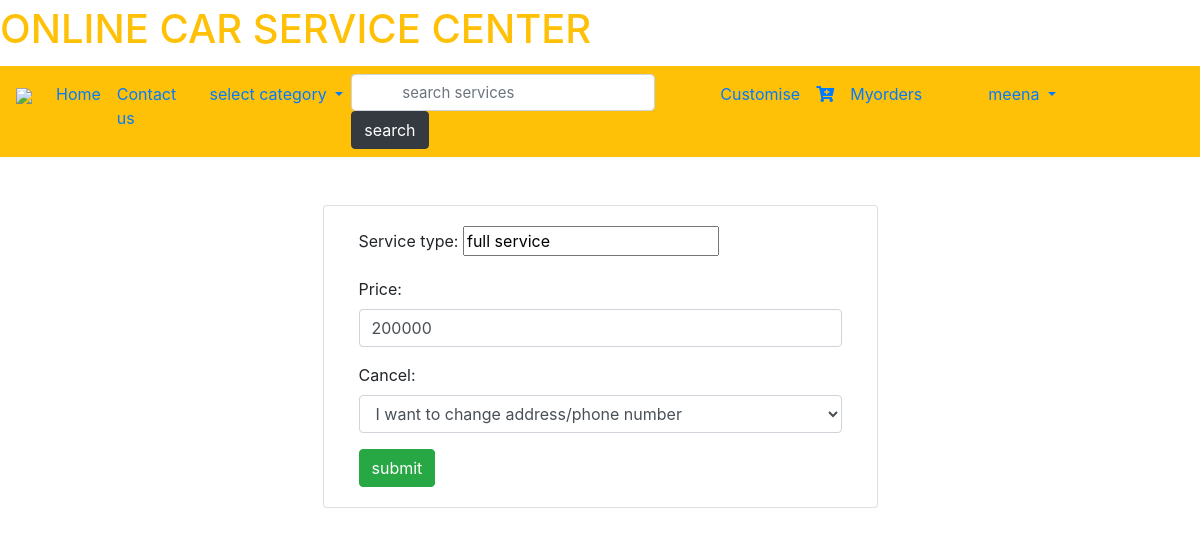
The page /cancels/1/ (signed in) on the database its author committed.
### service/models.py (models this page shows)
class User(AbstractUser):
	t = (
		(1,'owner'),
		(2,'customer'),
		(3,'Anonymous'),
		)
	role = models.IntegerField(default=3,choices=t)
	g=[('M',"Male"),('F','Female')]
	age=models.IntegerField(default=10)
	impf=models.ImageField(upload_to='Profiles/',default="Note.jpg")
	gender=models.CharField(max_length=10,choices=g)
	first_name=models.CharField(max_length=100)
	last_name=models.CharField(max_length=100)
	car_regno=models.CharField(max_length=20)
	phno=models.CharField(null='True',max_length=30)
	address=models.TextField(null='True')
	city=models.CharField(max_length=30,null='True')
	state=models.CharField(max_length=40,null='True')
	pin=models.IntegerField(null='True')
	nameoncard=models.CharField(max_length=30,null='True')
	creditcardnumber=models.IntegerField(null='True')
	Expyear=models.DateField(null='True')
	expmonth=models.CharField(max_length=20,null='True')
	cvv=models.IntegerField(null='True')
	date=models.DateField(null='True')

class Myorders(models.Model):
	service_type=models.CharField(max_length=30)
	price=models.IntegerField()
	a=[("I don't want this service_type","I don't want this service_type"),("I want to change address/phone number","I want to change address/phone number"),("High cost of service","High cost of service"),("others","others")]
	cancel=models.CharField(max_length=200,choices=a,null=True)
	is_status=models.IntegerField(default=1)
	date=models.DateTimeField(auto_now_add='True',null=True)
	user=models.ForeignKey(User,on_delete=models.CASCADE,null=True)

### service/views.py (the view, shortened to what this page needs)
# urls.py: path('cancels/<int:si>/',views.cancel,name="cancel"),
def cancel(request,si):
	d=CarCategory.objects.all()
	x=Myorders.objects.get(id=si)
	j=CancelForm(request.POST,instance=x)
	j=CancelForm(instance=x)
	return render(request,'services/cancel.html',{'data':d,'prod':j})

### service/forms.py
class CancelForm(forms.ModelForm):
	class Meta:
		model=Myorders
		fields=["service_type","price","cancel",]
		widgets={
		"pname":forms.TextInput(attrs={"class":"form-control"}),
		"price":forms.TextInput(attrs={"class":"form-control"}),
		"cancel":forms.Select(attrs={"class":"form-control"})
		}

### service/templates/services/cancel.html (shortened to what this page needs)
{% extends 'services/base.html' %}
{% block content %}
<div class="container mt-5">
	<div class="card col-md-6 mx-auto">
		<div class="card-body">
		<form method="POST">
			{{prod.as_p}}
				<input type="submit" value="submit" class="btn btn-success">
			</form>
			</div>
	</div>
</div>
{% endblock %}

### service/templates/services/navbar.html (shortened to what this page needs)
{% load static %}
 <a class="navbar-brand" href="#">
    <h1 class="text-warning" align="center">ONLINE CAR SERVICE CENTER</h1>
  </a>
<nav class="navbar navbar-expand-sm bg-warning navbar-warning">
  <div class="collapse navbar-collapse" id="collapsibleNavbar">
    <ul class="navbar-nav">
      <a class="navbar-brand" href="#">
    <img src="{% static 'images/car.png' %}"  style="width:40px;">
  </a>
      {% if not user.is_authenticated %}
      <li class="nav-item">
        <a class="nav-link" href="{% url 'home' %}">Home</a>
      </li>
      </li>
      <li class="nav-item">
        <a class="nav-link" href="{% url 'cn' %}">Contact us</a>
      </li>
       {% elif user.role == 2 %}
      <li class="nav-item">
        <a class="nav-link" href="{% url 'home' %}">Home</a>
      </li>
      <li class="nav-item">
        <a class="nav-link" href="{% url 'cn' %}">Contact us</a>
      </li>
      <li class="dropdown">
        <a type="button" class="nav-link dropdown-toggle" data-toggle="dropdown">select category
        </a>
      </li>
     <form class="form-inline four" action="/search">
          <input class="form-control" name="q" placeholder="search services" type="search" aria-label="search" style="padding-left: 50px;font-size: 15px" >
          <button class="btn btn-dark my-2 my-sm-0" type="submit" >search</button>
        </form>
      <li class="nav-item">
        <a class="nav-link" href="{% url 'custom' %}">Customise</a>
      </li>
      <ul class="navbar-nav ml-auto" style="margin-right:50px">
      <li class="nav-item">
        <a class="nav-link" href="{% url 'cartdetails' %}">{{count}}<i class="fas fa-cart-plus"></i></a>
      </li>
      <li class="nav-item">
        <a class="nav-link" href="{% url 'myorders' %}">Myorders</a>
      </li>
    </ul>
        <li class="dropdown">
  <a type="button" class="nav-link dropdown-toggle" data-toggle="dropdown">
    {{user.username}}
  </a>
</li>
      {% endif %}
    </ul>
  </div>
</nav>

### rows shown on the page
User: username "meena"
Myorders: service_type "full service", price "200000", cancel "I want to change address/phone number"
